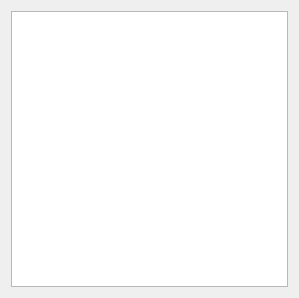
<?xml version="1.0" encoding="UTF-8"?>
<ui version="4.0">
 <class>OBCCmdRespImmPanel</class>
 <widget class="QWidget" name="OBCCmdRespImmPanel">
  <property name="geometry">
   <rect>
    <x>0</x>
    <y>0</y>
    <width>299</width>
    <height>298</height>
   </rect>
  </property>
  <property name="windowTitle">
   <string>Form</string>
  </property>
  <layout class="QGridLayout" name="gridLayout">
   <item row="0" column="0">
    <widget class="QTableWidget" name="obc_cmd_resp_imm_table">
     <property name="editTriggers">
      <set>QAbstractItemView::NoEditTriggers</set>
     </property>
     <attribute name="horizontalHeaderStretchLastSection">
      <bool>false</bool>
     </attribute>
     <attribute name="verticalHeaderVisible">
      <bool>false</bool>
     </attribute>
    </widget>
   </item>
  </layout>
 </widget>
 <resources/>
 <connections/>
</ui>
